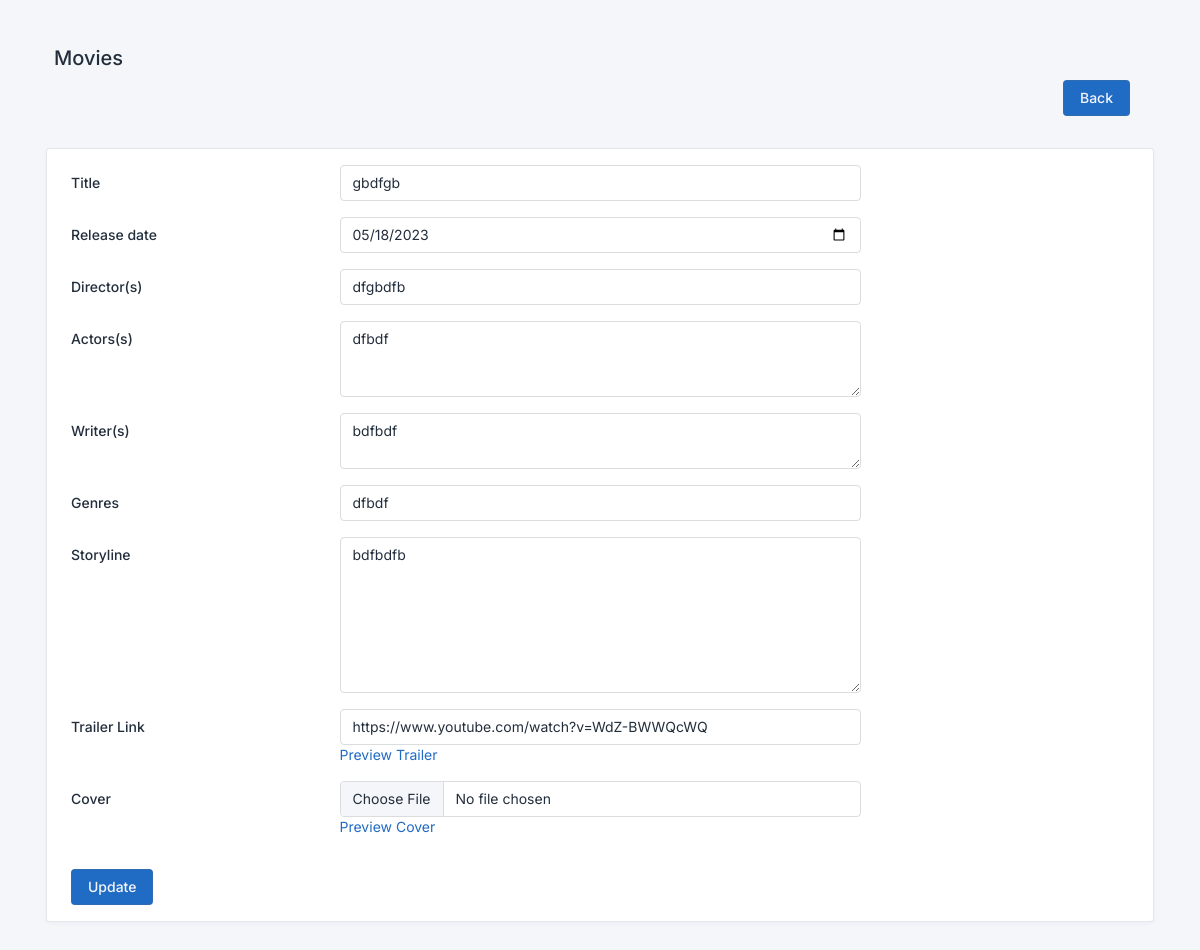
Page /edit_movie/7 on the committed database.
### movies/models.py (models this page shows, shortened)
class Movie(models.Model):
    title = models.CharField(max_length=300)
    release_date = models.DateField()
    directors = models.CharField(max_length=300)
    actors = models.TextField()
    writers = models.CharField(max_length=300)
    genres = models.CharField(max_length=100)
    storyline = models.TextField(blank=True, null=True)
    trailer_url = models.URLField()
    cover = models.ImageField(upload_to="media")
    created_at= models.DateTimeField(auto_now_add=True)
    updated_at = models.DateTimeField(auto_now=True)

### movies/views.py (the view)
# urls.py: path('edit_movie/<int:pk>',views.edit_movie, name="edit_movie"),
def edit_movie(request,pk):
    movie =Movie.objects.get(id=pk)
    context = {
        'movie':movie,
    }
    return render(request,'movies/edit_movie.html', context)

### templates/movies/edit_movie.html (shortened to what this page needs)
{% extends 'base.html' %}
{% load static %}
{% block content %}
<div class="row">
  <div class="col-12">
      <div class="page-title-box d-flex align-items-center justify-content-end pb-3">
          <div class="page-title-right">
            <a type="button" class="btn btn-primary w-100"
                href="{% url 'view_movies' %}">Back
            </a>
          </div>
      </div>
  </div>
</div>
<div class="card">
  <div class="card-body">
    <form  action="{% url 'update_movie' movie.id %}" method="post" enctype="multipart/form-data" >
      <div class="form-group mb-3 row">
        <label class="form-label col-3 col-form-label">Title</label>
        <div class="col-6">
          <input type="text" name="title" value="{{movie.title}}" class="form-control" placeholder="Movie title" />
        </div>
      </div>
      <div class="form-group mb-3 row">
        <label class="form-label col-3 col-form-label">Release date</label>
        <div class="col-6">
          <input type="date" name="release_date" value="{{movie.release_date|date:'Y-m-d'}}" class="form-control"/>
        </div>
      </div>
      <div class="form-group mb-3 row">
        <label class="form-label col-3 col-form-label">Director(s)</label>
        <div class="col-6">
          <input type="text" name="directors" value="{{movie.directors}}"class="form-control" placeholder="Directors"/>
        </div>
      </div>
      <div class="form-group mb-3 row">
        <label class="form-label col-3 col-form-label">Actors(s)</label>
        <div class="col-6">
          <textarea name="actors" class="form-control" cols="30" rows="3" placeholder="Actors">{{movie.actors}}</textarea>
        </div>
      </div>
      <div class="form-group mb-3 row">
        <label class="form-label col-3 col-form-label">Writer(s)</label>
        <div class="col-6">
          <textarea name="writers" class="form-control" cols="30" rows="2" placeholder="Writer(s)">{{movie.writers}}</textarea>
        </div>
      </div>
      <div class="form-group mb-3 row">
        <label class="form-label col-3 col-form-label">Genres</label>
        <div class="col-6">
          <input type="text" name="genres" value="{{movie.genres}}" class="form-control" placeholder="Genres"/>
        </div>
      </div>
      <div class="form-group mb-3 row">
        <label class="form-label col-3 col-form-label">Storyline</label>
        <div class="col-6">
          <textarea name="storyline" class="form-control" cols="30" rows="7" placeholder="Storyline">{{movie.storyline}}</textarea>
        </div>
      </div>
      <div class="form-group mb-3 row">
        <label class="form-label col-3 col-form-label">Trailer Link</label>
        <div class="col-6">
          <input type="text" name="trailer_url" value="{{movie.trailer_url}}" class="form-control" placeholder="Trailer link"/>
          <span class="mt-2"><a href="../../{{movie.trailer_url}}">Preview Trailer</a></span>
        </div>
      </div>
      <div class="form-group mb-3 row">
        <label class="form-label col-3 col-form-label">Cover</label>
        <div class="col-6">
          <input type="file" name="upload" value="{{movie.cover}}" accept="image/*" class="form-control" placeholder="Cover"/>
          <span class="mt-2"><a href="../media/{{movie.cover}}">Preview Cover</a></span>
        </div>
      </div>
      <div class="form-footer">
        <button type="submit" class="btn btn-primary">Update</button>
      </div>
    </form>
  </div>
</div>
{% endblock %}

### rows in the picture
Movie: title "gbdfgb", release_date "05/18/2023", directors "dfgbdfb", actors "dfbdf", writers "bdfbdf", genres "dfbdf", storyline "bdfbdfb", trailer_url "https://www.youtube.com/watch?v=WdZ-BWWQcWQ"
